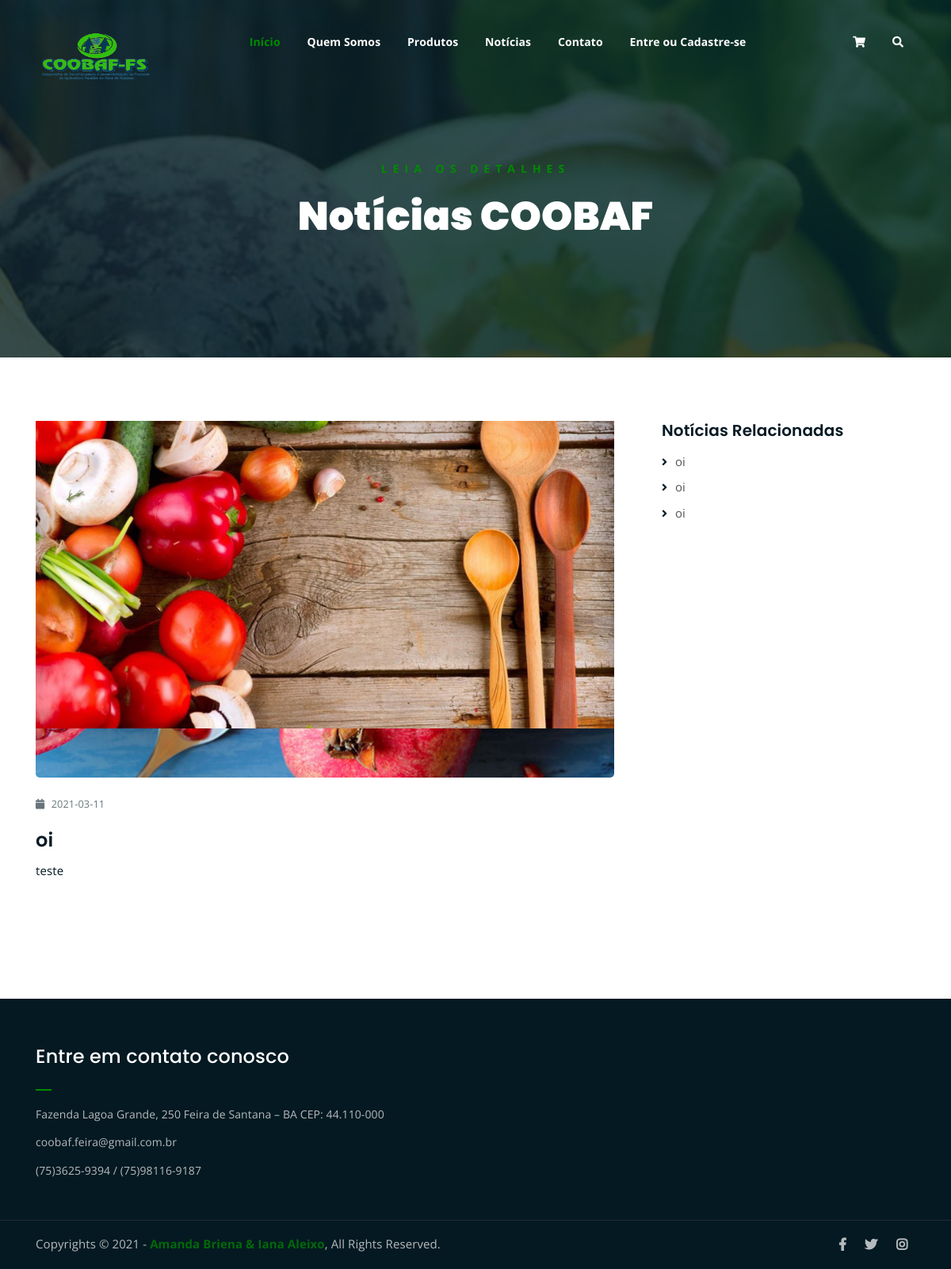
Screenshot of /noticia.php?noticia=1 with the database file from the repository.
### tables this page shows
CREATE TABLE IF NOT EXISTS noticia (
  id_noticia smallint(10) not null primary key AUTO_INCREMENT,
  titulo varchar(45) NOT NULL,
  corpo varchar(1500) NOT NULL,
  imagem varchar(100) not null,
  data date not null,
  status tinyint(1) NOT NULL,
  visibilidade tinyint(1)
);

### noticia.php (the view, shortened to what this page needs)
<?php
    include("conexao_db/conexao.php");
	$id_noticia = $_GET['noticia'];
?>
<!DOCTYPE html>
<html lang="en">
<head>
	<?php require_once("src/components/head.php");?>
</head>
<body>
	<?php
		require_once("src/components/menu.php");
	?>
	<div class="breadcrumb-section breadcrumb-bg">
		<div class="container">
			<div class="row">
				<div class="col-lg-8 offset-lg-2 text-center">
					<div class="breadcrumb-text">
						<p>Leia os Detalhes</p>
						<h1>Notícias COOBAF</h1>
					</div>
				</div>
			</div>
		</div>
	</div>
	<div class="mt-80 mb-150">
		<div class="container">
			<div class="row">
				<div class="col-lg-8">
					<div class="single-article-section">
						<div class="single-article-text">
							<?php
								$resultado = mysqli_query($connect,"SELECT * FROM noticia where id_noticia = '$id_noticia'") or die("erro ao selecionar");
								while($row = mysqli_fetch_assoc($resultado)){
							?>
							<div class="single-artcile-bg"><img src='assets/img-upload/<?php echo $row['imagem'];  ?>'></div>
							<p class="blog-meta">
								<span class="date"><i class="fas fa-calendar"></i> <?php echo $row['data'];  ?></span>
							</p>
							<h2><?php echo $row['titulo']; ?></h2>
							<p><?php echo $row['corpo']; } ?></p>
						</div>
					</div>
				</div>
				<div class="col-lg-4">
					<div class="sidebar-section">
						<div class="recent-posts">
							<h4>Notícias Relacionadas</h4>
							<?php
								$resultado = mysqli_query($connect,"SELECT * FROM noticia where visibilidade = 1") or die("erro ao selecionar");
								while($row = mysqli_fetch_assoc($resultado)){
							?>
							<ul>
								<li><a href="noticia.php?noticia=<?php echo $row['id_noticia']; ?>"><?php echo $row['titulo']; ?></a></li>
							</ul>
							<?php } ?>
						</div>
					</div>
				</div>
			</div>
		</div>
	</div>
	<?php require_once("src/components/footer.php");?>
</body>
</html>

### assets/css/main.css (style rules this page uses)
html { font-size: 14px; font-weight: 400; line-height: 28px; height: 100%; }
body { font-family: "Open Sans", sans-serif; font-weight: 400; font-size: 1rem; letter-spacing: 0.1px; line-height: 1.8; color: #051922; overflow-x: hidden; }
body img { max-width: 100%; }
a { cursor: pointer; text-decoration: none; -webkit-transition: all 0.2s ease-in-out; -o-transition: all 0.2s ease-in-out; transition: all 0.2s ease-in-out; }
h1, .h1, h2, .h2, h3, .h3, h4, .h4, h5, .h5, h6, .h6 { font-family: "Poppins", sans-serif; font-weight: 700; margin: 0 0 1.25rem 0; color: #051922; }
h1:last-child, .h1:last-child, h2:last-child, .h2:last-child, h3:last-child, .h3:last-child, h4:last-child, .h4:last-child, h5:last-child, .h5:last-child, h6:last-child, .h6:last-child { margin: 0; }
h1, .h1 { font-size: 4rem; font-weight: 700; line-height: 4rem; }
h2, .h2 { font-size: 3rem; font-weight: 700; line-height: 3.25rem; }
h4, .h4 { font-size: 1.5rem; font-weight: 700; line-height: 1.75rem; }
p { font-family: "Open Sans", sans-serif; font-weight: 400; font-size: 1rem; letter-spacing: 0.1px; line-height: 1.8; color: #051922; margin: 0 0 1.25rem 0; }
p:last-child { margin: 0; }
.mt-80 { margin-top: 80px; }
.mb-150 { margin-bottom: 150px; }
.breadcrumb-bg { background-image: url(../img/breadcrumb-bg.jpg); }
.breadcrumb-text p { color: #008B00; font-weight: 700; text-transform: uppercase; letter-spacing: 7px; }
.breadcrumb-text h1 { font-size: 50px; font-weight: 900; color: #fff; margin: 0; margin-top: 20px; }
.breadcrumb-section { padding: 150px 0; background-size: cover; background-position: center center; position: relative; z-index: 1; background-attachment: fixed; padding-top: 200px; }
.breadcrumb-section:after { position: absolute; left: 0; top: 0; width: 100%; height: 100%; content: ""; background-color: #07212e; z-index: -1; opacity: 0.8; }
.recent-posts ul li { -webkit-transition: 0.3s; -o-transition: 0.3s; transition: 0.3s; }
.sidebar-section ul li a { -webkit-transition: 0.3s; -o-transition: 0.3s; transition: 0.3s; }
html, body { height: 100%; }
p.blog-meta span { margin-right: 15px; opacity: 0.6; color: #051922; font-size: 0.85em; }
p.blog-meta span:last-child { margin-right: 0; }
p.blog-meta span i { margin-right: 5px; }
.single-artcile-bg { background-image: url(../img/latest-news/news-bg-3.jpg); height: 450px; }
.single-artcile-bg { background-size: cover; background-position: center; background-color: #ddd; border-radius: 5px; margin-bottom: 20px; }
.single-article-text h2 { font-size: 24px; font-weight: 600; line-height: 1.4; margin-bottom: 10px; }
.single-article-text p { font-size: 15px; line-height: 1.6; color: #051922; }
.sidebar-section { margin-left: 30px; }
.sidebar-section h4 { font-size: 20px; font-weight: 600; margin-bottom: 15px; }
.sidebar-section ul { margin: 0; padding: 0; list-style: none; }
.sidebar-section ul li { line-height: 1.5; }
.sidebar-section ul li a { color: #555; font-size: 15px; }
.sidebar-section > div { margin-bottom: 60px; }
.sidebar-section > div:last-child { margin-bottom: 0; }
.recent-posts ul li, .archive-posts ul li { position: relative; padding-left: 17px; margin-bottom: 10px; }
.recent-posts ul li:before, .archive-posts ul li:before { position: absolute; left: 0; top: 2px; content: "\f105"; font-family: "Font Awesome 5 Free"; font-weight: 900; }

### rows the page displays
noticia: imagem (picture), data "2021-03-11", titulo "oi", corpo "teste"
noticia: titulo "oi"
noticia: titulo "oi"
